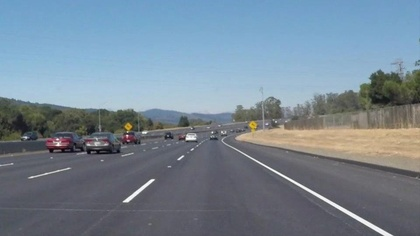
%> input picture TestImages/sample_lane.jpeg, 420 x 236 px, shrunk from 960 x 540 before the run
$ octave Hough.m   (GNU Octave 9; MATLAB toolbox functions it lacks are replaced by stand-ins)
%> lines starting %> are read from the running program, lines starting %| are printed output that depends on the picture; in (x1, y1, x2, y2) boxes, pixels count from 0 and x2, y2 are one past the last pixel; in counts of white or black regions, pixels touching at a corner belong together; the program's own positions count from 1
clear
close all
p_org = imread('sample_lane.jpeg');
%> p_org is the input picture: size 236x420x3 uint8; mean R, G, B 118.6, 134.5, 148.3
p_gray = rgb2gray(p_org);
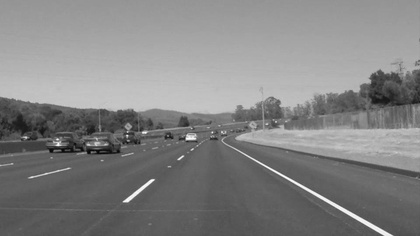
%> p_gray: size 236x420 uint8; min 7, max 255, mean 131.3
figure(1),imshow(p_org),title('Original');
figure(2),imshow(p_gray),title('Gray scale');
% Canny edge
p_canny = edge(p_gray, 'canny', [50 100] / 255, 0.1);
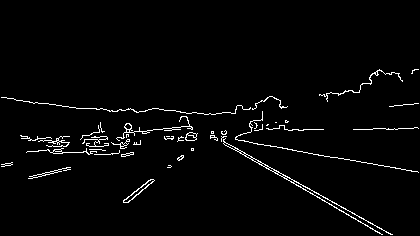
%> p_canny: size 236x420 logical; 2.5% white in thin lines or dots, all inside (x1, y1, x2, y2) = (1, 69, 419, 235)
figure(3), imshow(p_canny), title('Canny');

[h,w] = size(p_gray);
%> h = 236; w = 420
x = [1,w/2-40,w/2+40,w];
%> x = [1 170 250 420]
y = [h,h/2,h/2,h];
%> y = [236 118 118 236]
mask = poly2mask(x,y,h,w);
p_mask = p_canny & mask;
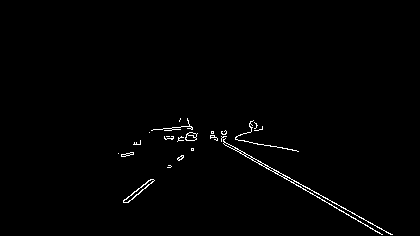
%> p_mask: size 236x420 logical; 0.97% white in thin lines or dots, all inside (x1, y1, x2, y2) = (118, 118, 393, 235)
figure(4),imshow(p_mask),title('P mask');


% [8 lines of commented-out code are left out]

[x,y] = find(p_mask==1);
%> x = 960 values from 119 to 235; y = 960 values from 119 to 393
th = 0:179; cos_th = cosd(th); sin_th = sind(th);
rtable = ceil(x*cos_th+y*sin_th);
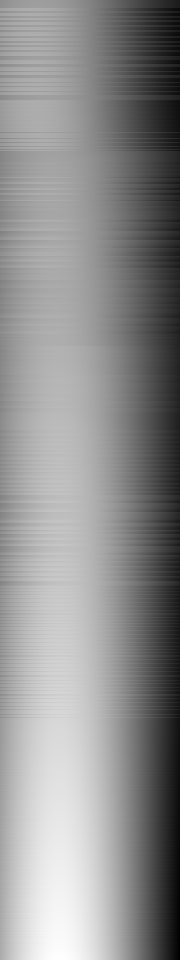
%> rtable: size 960x180 double; min -228, max 458, mean 156.6; drawn with min black and max white
u = unique(rtable);
%> u = 687 values from -228 to 458
N = length(u);
%> N = 687
for j= 1:180
    for i= 1:N
        h(i,j) = length(find(rtable(:,j)==u(i)));
    end
end
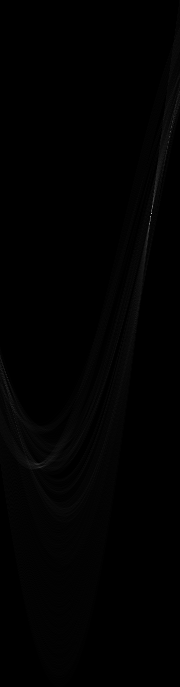
%> h: size 687x180 double; min 0, max 195, mean 1.4
figure(6),imshow(uint8(h));
%> (the run ends here)

$ run again, with TestImages/1562313451749_GK329VBHQ.3-1.jpg copied over TestImages/sample_lane.jpeg
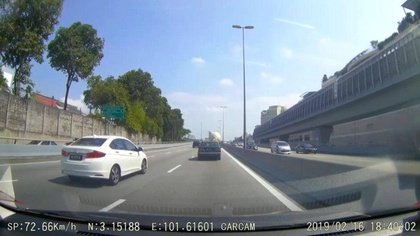
%> input picture TestImages/1562313451749_GK329VBHQ.3-1.jpg, 420 x 236 px, shrunk from 810 x 456 before the run
%> p_org is the input picture: size 236x420x3 uint8; mean R, G, B 124.2, 136.7, 146.9
%> `p_canny = edge(p_gray, 'canny', [50 100] / 255, 0.1);`:
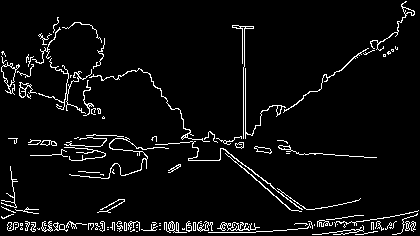
%> p_canny: size 236x420 logical; 5.1% white in thin lines or dots
%> p_mask: size 236x420 logical; 2.5% white in thin lines or dots, all inside (x1, y1, x2, y2) = (8, 118, 414, 235)
%> `[x,y] = find(p_mask==1);`: x = 2495 values from 119 to 235; y = 2495 values from 9 to 414
%> u = 707 values from -231 to 475
%> N = 707
%> after the loop `for j= 1:180`:
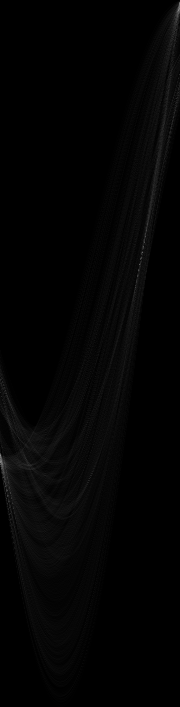
%> h: size 707x180 double; min 0, max 136, mean 3.5

$ run again, with TestImages/NationalHighway.jpg copied over TestImages/sample_lane.jpeg
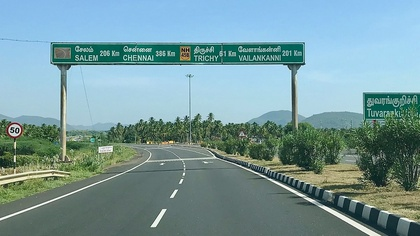
%> input picture TestImages/NationalHighway.jpg, 420 x 236 px, shrunk from 1200 x 675 before the run
%> p_org is the input picture: size 236x420x3 uint8; mean R, G, B 119.7, 153.1, 156.5
%> `p_canny = edge(p_gray, 'canny', [50 100] / 255, 0.1);`:
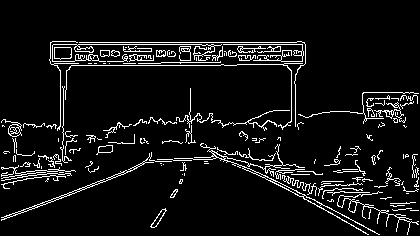
%> p_canny: size 236x420 logical; 7.2% white in thin lines or dots, all inside (x1, y1, x2, y2) = (1, 41, 419, 235)
%> p_mask: size 236x420 logical; 2.2% white in thin lines or dots, all inside (x1, y1, x2, y2) = (45, 118, 409, 235)
%> `[x,y] = find(p_mask==1);`: x = 2166 values from 119 to 235; y = 2166 values from 46 to 409
%> u = 700 values from -228 to 471
%> N = 700
%> after the loop `for j= 1:180`:
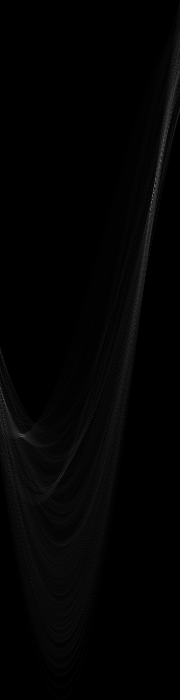
%> h: size 700x180 double; min 0, max 121, mean 3.1
